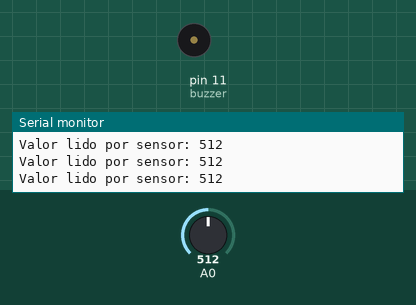
This sketch was run on a simulated Arduino Uno, built with avr-gcc and run on an emulated ATmega328P. On the bench: buzzer (waves = sounding), the last lines printed to the serial monitor. Inputs (shaded band) come from the test bench; at power-on: A0 = 512.

Above: at 1.2 s.
1.3 s: A0 set to 593
2.8 s: A0 set to 610
At 3.02 s:
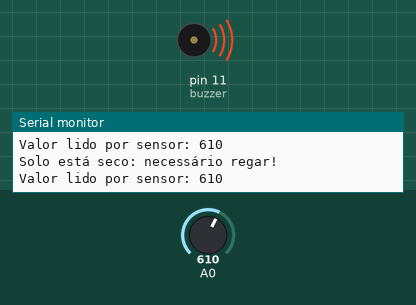
8.8 s: A0 set to 986
11.8 s: A0 set to 1010
14.8 s: A0 set to 900
17.8 s: A0 set to 1023
Timing chart, 0 to 21.8 s (numbered marks = the images above; inputs shaded):
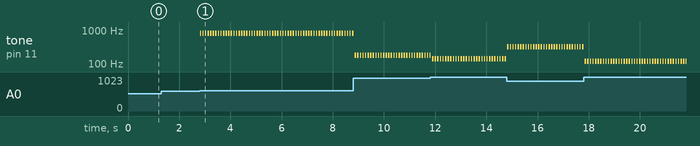

The sketch:

sensor_de_umidade_de_solo.ino
```cpp
/* Sensor de umidade de solo

Escrito por Gedeane Kenshima

Data: 07/08/2017

*/


int buzzer = 11; //buzzer no pino 11


void setup() {

// inicio da comunicação serial

Serial.begin(9600);
}


void loop() {

// Leitura do sensor no pino A0 e armazenamento em SensorValue

int sensorValue = analogRead(A0);

// verifica se valor de leitura está abaixo de 400

    if (sensorValue > 600){

    // modulando apito sonoro conforme leitura do sensor

    int thisPitch = map(sensorValue, 200, 1023, 1500, 120);

    // fazendo o apito

    // porta, frequência, duração

    tone(buzzer, thisPitch, 50);

    Serial.print("Valor lido por sensor: "); // mostra mensagem

    Serial.println(sensorValue);// mostra valores no Monitor Serial

    Serial.println("Solo está seco: necessário regar!");// mostra mensagem

    delay(100);

}

else{

  Serial.print("Valor lido por sensor: "); // mostra mensagem

  Serial.println(sensorValue);// mostra valores no Monitor Serial
  delay(100);// aguarda 100ms por leitura
  }

}
```

Measured:
- the behaviour switches between 600 and 601 on A0 (found by bisection; images 0 and 1)
- after the input at 2.8 s, tone on pin 11 (buzzer): alternates 813 Hz for 0.05 s and silent for 0.05 s, starting at once
